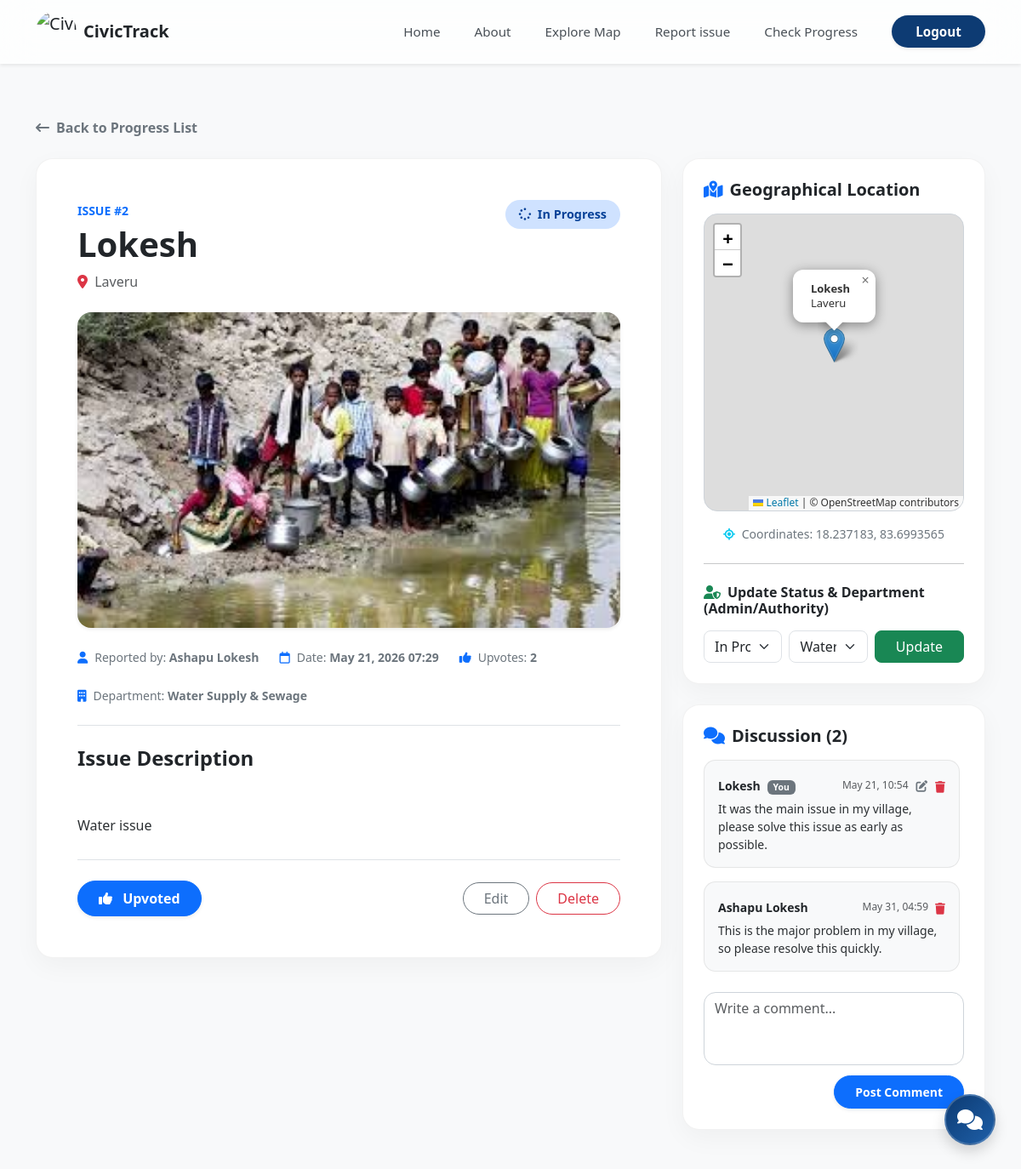
/issue/2/ (signed in), run on the app's committed database.
### issues/models.py (models this page shows, shortened)
class CivicIssue(models.Model):
    name = models.CharField(max_length=150)
    origin_location = models.CharField(max_length=255)
    issue_details = models.TextField()
    uploaded_image = models.ImageField(upload_to='civic_issues_gallery/', blank=False, null=False)
    created_at = models.DateTimeField(auto_now_add=True)
    status = models.CharField(max_length=20, default='Open')
    user = models.ForeignKey(User, on_delete=models.CASCADE, null=True, blank=True)
    latitude = models.FloatField(null=True, blank=True)
    longitude = models.FloatField(null=True, blank=True)
    votes = models.ManyToManyField(User, related_name='voted_issues', blank=True)
    DEPARTMENT_CHOICES = [
        ('Water', 'Water Supply & Sewage'),
        ('Roads', 'Roads & Traffic'),
        ('Sanitation', 'Sanitation & Waste'),
        ('Electricity', 'Electricity & Lighting'),
        ('Health', 'Public Health & Safety'),
        ('Other', 'Other/General'),
    ]
    assigned_department = models.CharField(
        max_length=50,
        choices=DEPARTMENT_CHOICES,
        default='Other',
        blank=True,
        null=True
    )

class Comment(models.Model):
    issue = models.ForeignKey(CivicIssue, on_delete=models.CASCADE, related_name='comments')
    user = models.ForeignKey(User, on_delete=models.CASCADE)
    content = models.TextField()
    created_at = models.DateTimeField(auto_now_add=True)

### issues/views.py (the view)
# urls.py: path('issue/<int:id>/', views.issue_detail, name='issue_detail'),
def issue_detail(request, id):
    issue = get_object_or_404(CivicIssue, id=id)
    return render(request, 'issue_detail.html', {
        'issue': issue,
        'department_choices': CivicIssue.DEPARTMENT_CHOICES
    })

### templates/issue_detail.html (shortened to what this page needs)
<!DOCTYPE html>
<html lang="en">
<head>
    <link href="https://cdn.jsdelivr.net/npm/bootstrap@5.3.8/dist/css/bootstrap.min.css" rel="stylesheet">
    <link href="https://cdnjs.cloudflare.com/ajax/libs/font-awesome/6.4.0/css/all.min.css" rel="stylesheet">
    <link rel="stylesheet" href="https://cdnjs.cloudflare.com/ajax/libs/leaflet/1.9.4/leaflet.min.css" />
</head>
<body class="bg-light" style="padding-top: 90px;">
    {% include 'navbar.html' %}
    <div class="container py-5">
        <div class="mb-4">
            <a href="{% url 'check_progress' %}" class="text-decoration-none text-secondary fw-semibold">
                <i class="fa-solid fa-arrow-left-long me-2"></i>Back to Progress List
            </a>
        </div>
        <div class="row g-4">
            <div class="col-12 col-lg-8">
                <div class="detail-card p-4 p-md-5">
                    <div class="d-flex flex-column flex-md-row justify-content-between align-items-md-start gap-3 mb-4">
                        <div>
                            <span class="text-primary fw-bold text-uppercase tracking-wider small">Issue #{{ issue.id }}</span>
                            <h1 class="fw-bold text-dark mt-1 mb-2">{{ issue.name }}</h1>
                            <p class="text-muted mb-0">
                                <i class="fa-solid fa-location-dot text-danger me-1"></i> {{ issue.origin_location }}
                            </p>
                        </div>
                        <div>
                            {% if issue.status == 'Resolved' %}
                            <span class="status-badge status-resolved"><i class="fa-solid fa-circle-check me-1"></i> Resolved</span>
                            {% elif issue.status == 'In Progress' %}
                            <span class="status-badge status-in-progress"><i class="fa-solid fa-spinner fa-spin me-1"></i> In Progress</span>
                            {% else %}
                            <span class="status-badge status-open"><i class="fa-solid fa-circle-exclamation me-1"></i> Open</span>
                            {% endif %}
                        </div>
                    </div>
                    <div class="mb-4">
                        {% if issue.uploaded_image %}
                        <img src="{{ issue.uploaded_image.url }}" class="issue-img img-fluid shadow-sm" alt="{{ issue.name }}">
                        {% else %}
                        <div class="bg-secondary bg-opacity-10 rounded-4 d-flex align-items-center justify-content-center" style="height: 300px;">
                            <i class="fa-solid fa-image text-secondary fs-1 opacity-50"></i>
                        </div>
                        {% endif %}
                    </div>
                    <div class="d-flex flex-wrap gap-4 border-bottom pb-4 mb-4 text-secondary small">
                        <div>
                            <i class="fa-solid fa-user me-2 text-primary"></i>Reported by: <strong>{% if issue.user %}{{ issue.user.first_name|default:issue.user.email }}{% else %}Anonymous{% endif %}</strong>
                        </div>
                        <div>
                            <i class="fa-regular fa-calendar me-2 text-primary"></i>Date: <strong>{{ issue.created_at|date:"M d, Y H:i" }}</strong>
                        </div>
                        <div>
                            <i class="fa-solid fa-thumbs-up me-2 text-primary"></i>Upvotes: <strong id="voteCountBadge">{{ issue.votes.count }}</strong>
                        </div>
                        <div>
                            <i class="fa-solid fa-building me-2 text-primary"></i>Department: <strong>{{ issue.get_assigned_department_display }}</strong>
                        </div>
                    </div>
                    <div class="mb-4">
                        <h4 class="fw-bold text-dark mb-3">Issue Description</h4>
                        <p class="text-secondary-emphasis lh-lg" style="text-align: justify; white-space: pre-line;">
                            {{ issue.issue_details }}
                        </p>
                    </div>
                    {% if user.is_authenticated %}
                    <div class="d-flex align-items-center gap-3 border-top pt-4">
                        <form method="POST" action="{% url 'upvote_issue' issue.id %}" id="voteForm" class="d-inline">
                            <button type="submit" class="btn {% if user in issue.votes.all %}btn-primary{% else %}btn-outline-primary{% endif %} rounded-pill px-4 py-2 fw-semibold shadow-sm vote-btn">
                                <i class="fa-solid fa-thumbs-up me-2"></i>
                                {% if user in issue.votes.all %}
                                Upvoted
                                {% else %}
                                Upvote Issue
                                {% endif %}
                            </button>
                        </form>
                        {% if issue.user == user or user.is_staff or user.is_superuser %}
                        <div class="ms-auto d-flex gap-2">
                            <a href="{% url 'update' issue.id %}" class="btn btn-outline-secondary rounded-pill px-4">Edit</a>
                            {% if user.is_staff or user.is_superuser %}
                            <a href="{% url 'delete_issue' issue.id %}" class="btn btn-outline-danger rounded-pill px-4" onclick="return confirm('Delete this issue permanently?')">Delete</a>
                            {% endif %}
                        </div>
                        {% endif %}
                    </div>
                    {% endif %}
                </div>
            </div>
            <div class="col-12 col-lg-4">
                <div class="detail-card p-4 mb-4">
                    <h5 class="fw-bold text-dark mb-3"><i class="fa-solid fa-map-location-dot me-2 text-primary"></i>Geographical Location</h5>
                    {% if issue.latitude and issue.longitude %}
                    <div id="detailMap" class="mb-3"></div>
                    <div class="text-secondary small text-center">
                        <i class="fa-solid fa-location-crosshairs me-1 text-info"></i> Coordinates: {{ issue.latitude }}, {{ issue.longitude }}
                    </div>
                    {% else %}
                    <div class="bg-secondary bg-opacity-10 rounded-4 p-4 text-center text-muted">
                        <i class="fa-solid fa-map-pin fs-2 opacity-50 mb-2"></i>
                        <p class="mb-0 small">No exact coordinates specified for this issue.</p>
                    </div>
                    {% endif %}
                    {% if user.is_authenticated and user.is_staff or user.is_superuser %}
                    <hr class="my-4">
                    <h6 class="fw-bold text-dark mb-3"><i class="fa-solid fa-user-shield me-2 text-success"></i>Update Status & Department (Admin/Authority)</h6>
                    <form method="POST" action="{% url 'change_status' issue.id %}" class="d-flex flex-column gap-2">
                        <div class="d-flex gap-2 flex-wrap flex-md-nowrap">
                            <select name="status" class="form-select rounded-3" aria-label="Status">
                                <option value="In Progress" {% if issue.status == 'In Progress' %}selected{% endif %}>In Progress</option>
                            </select>
                            <select name="department" class="form-select rounded-3" aria-label="Department">
                                {% for code, name in department_choices %}
                                <option value="{{ code }}" {% if issue.assigned_department == code %}selected{% endif %}>{{ name }}</option>
                                {% endfor %}
                            </select>
                            <button type="submit" class="btn btn-success px-4 rounded-3 text-nowrap">Update</button>
                        </div>
                    </form>
                    {% endif %}
                </div>
                <div class="detail-card p-4">
                    <h5 class="fw-bold text-dark mb-3"><i class="fa-solid fa-comments me-2 text-primary"></i>Discussion ({{ issue.comments.count }})</h5>
                    <div class="d-flex flex-column gap-3 mb-4" style="max-height: 400px; overflow-y: auto; padding-right: 5px;">
                        {% for comment in issue.comments.all|dictsort:"created_at" %}
                        <div class="comment-box p-3" id="comment-box-{{ comment.id }}">
                            <div class="d-flex justify-content-between align-items-center mb-1">
                                <div>
                                    <span class="fw-bold text-dark small">{{ comment.user.first_name|default:comment.user.email }}</span>
                                    {% if comment.user == user %}
                                    <span class="badge bg-secondary ms-1" style="font-size: 0.65rem;">You</span>
                                    {% endif %}
                                </div>
                                <div class="d-flex align-items-center gap-2">
                                    <span class="text-muted small" style="font-size: 0.75rem;">{{ comment.created_at|date:"M d, H:i" }}</span>
                                    {% if comment.user == user %}
                                    <button class="btn btn-link p-0 text-secondary edit-comment-btn" data-comment-id="{{ comment.id }}" title="Edit Comment" style="text-decoration: none;">
                                        <i class="fa-solid fa-pen-to-square" style="font-size: 0.85rem;"></i>
                                    </button>
                                    {% endif %}
                                    {% if user.is_staff or user.is_superuser %}
                                    <form method="POST" action="{% url 'delete_comment' comment.id %}" class="d-inline" onsubmit="return confirm('Are you sure you want to delete this comment?');">
                                        <button type="submit" class="btn btn-link p-0 text-danger" title="Delete Comment" style="text-decoration: none; border: none; background: none;">
                                            <i class="fa-solid fa-trash" style="font-size: 0.85rem;"></i>
                                        </button>
                                    </form>
                                    {% endif %}
                                </div>
                            </div>
                            <p class="text-secondary-emphasis mb-0 small comment-content" id="comment-content-{{ comment.id }}" style="white-space: pre-line;">{{ comment.content }}</p>
                        </div>
                        {% empty %}
                        <p class="text-muted text-center py-4 small mb-0">No comments yet. Start the conversation below!</p>
                        {% endfor %}
                    </div>
                    {% if user.is_authenticated %}
                    <form class="comment-form d-flex flex-column gap-2" method="POST" action="{% url 'add_comment' issue.id %}">
                        <textarea class="form-control" name="content" rows="3" placeholder="Write a comment..." required></textarea>
                        <button type="submit" class="btn btn-primary btn-sm rounded-pill py-2 mt-1 fw-semibold shadow-sm align-self-end px-4">Post Comment</button>
                    </form>
                    {% else %}
                    <div class="text-center py-2 bg-light rounded-3">
                        <small class="text-muted">Please <a href="{% url 'login' %}">login</a> to comment.</small>
                    </div>
                    {% endif %}
                </div>
            </div>
        </div>
    </div>
</body>
</html>

### templates/issue_detail.html (style rules this page uses)
* { font-family: 'Segoe UI', Tahoma, Geneva, Verdana, sans-serif; }
.detail-card { background: white; border-radius: 20px; box-shadow: 0 10px 30px rgba(0,0,0,0.04); border: 1px solid rgba(0,0,0,0.05); overflow: hidden; }
.status-badge { font-weight: 700; padding: 6px 16px; border-radius: 50px; font-size: 0.9rem; display: inline-block; }
.status-in-progress { background-color: #cfe2ff; color: #084298; }
.issue-img { width: 100%; max-height: 400px; object-fit: cover; border-radius: 16px; }
.comment-box { border-radius: 14px; border: 1px solid rgba(0,0,0,0.08); background: #f8f9fa; }
.comment-form textarea { border-radius: 14px; resize: none; border: 1px solid #ced4da; }
.vote-btn { transition: all 0.2s ease-in-out; }
#detailMap { height: 350px; width: 100%; border-radius: 16px; border: 1px solid #ced4da; z-index: 1; }

### templates/navbar.html (style rules this page uses)
html { scroll-behavior: smooth; scroll-padding-top: 85px; }
* { font-family: 'Segoe UI', Tahoma, Geneva, Verdana, sans-serif; }

### data on the page
CivicIssue: id "2", name "Lokesh", origin_location "Laveru", uploaded_image (picture), user.first_name "Ashapu Lokesh", created_at "May 21, 2026 07:29", votes.count "2", assigned_department "Water Supply & Sewage", issue_details "Water issue", latitude "18.237183", longitude "83.6993565", status "In Progress", department "Water Supply & Sewage", comments.count "2"
Comment: user.first_name "Lokesh", shows "You", created_at "May 21, 10:54", content "It was the main issue in my village, please solve this issue as early as possible."
Comment: user.first_name "Ashapu Lokesh", created_at "May 31, 04:59", content "This is the major problem in my village, so please resolve this quickly."
